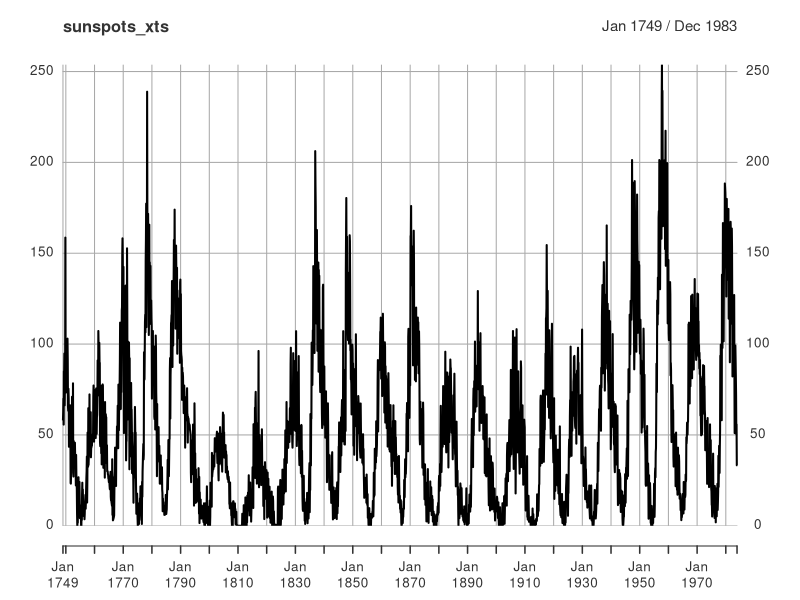

Write the R code that produced this figure.
## ---- chunk 1
library(psych); library(xts); library(zoo)
## ---- chunk 2
#create a time series vector called dates

#Option 1
dates <- seq(as.Date("2017-01-01"), length = 100, by = "days") #This creates a vector that starts at the date entered that is followed by days that allows there to be 100 date observations. length = x specifies the length of the vector. by = "" specifies whether each subsequent observation is by day, week, etc.
dates

#Option 2
dates <- as.Date("2017-01-01") + 0:100
dates

## ---- chunk 3
#xts = matrix + index (idx). Note that the index should have earlier time observations at the top of the vector and later time observations at the bottom of the vector. If you dont do this then xts() will automatically order the time observations from oldest to newest

x <- matrix(1:4, ncol = 2, nrow = 2)
x

idx <- as.Date(c("2015-01-01", "2015-02-01")) #note that idx can be any class of time
idx

#Now join these to create the xts object the raw
X <- xts(x, order.by = idx) #This is saying to create an xts and order the files by date
X

## ---- chunk 4
# object with 10 random numbers
data <- rnorm(10)
data

# Create dates as a Date class object starting from 2017-01-01
dates <- seq(as.Date("2017-01-01"), length = 10, by = "days")
dates

# xts() to create a
a <- xts(x = data, order.by = dates)
a

# Create bday (2017-01-02) using a POSIXct date class object
bday <- as.POSIXct("2017-01-02")

# Create hayek and add a new attribute called born
xts_data <- xts(x = data, order.by = dates, born = bday)
xts_data

#Now you can extract parts of the xts file


#Look at the core of xts_data
xts_data_core <- coredata(xts_data)
xts_data_core

# View its class
class(xts_data_core) #This shows that the class are the numeric obervations from the rnorm(10) data

#Look at the index of xts_data
xts_data_index <- index(xts_data)
xts_data_index

# View the class of hayek_index
class(xts_data) #This shows that the class is the time observations from the dates
## ---- chunk 5
data(sunspots)

class(sunspots)

#Convert the sunspots file into xts
sunspots_xts <- as.xts(sunspots)
head(sunspots_xts)

class(sunspots_xts)

plot(sunspots_xts)

